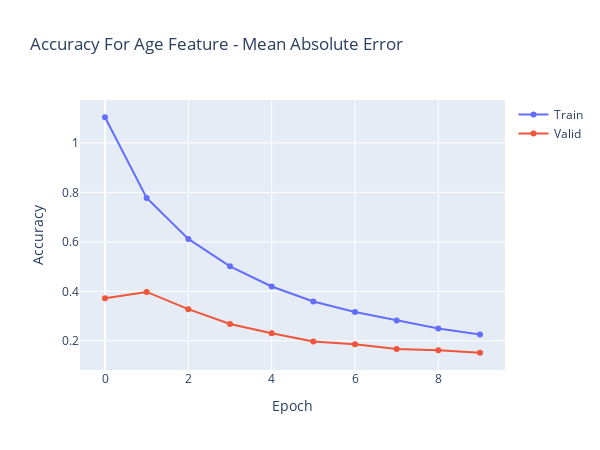

Notebook code cell kept with this figure:
### Code cell
plt.clf()
fig = go.Figure()
fig.add_trace(go.Scatter(
                    y=History.history['age_output_mae'],
                    name='Train'))

fig.add_trace(go.Scatter(
                    y=History.history['val_age_output_mae'],
                    name='Valid'))


fig.update_layout(height=450, 
                  width=600,
                  title='Accuracy For Age Feature - Mean Absolute Error',
                  xaxis_title='Epoch',
                  yaxis_title='Accuracy')

fig.write_html('acc_race.html', include_plotlyjs='cdn')

fig.show()

### Figure 1 — Plotly figure (JSON) as saved in the notebook; plotly's stock layout.template omitted (floating-point values rounded to 4 significant figures)
{"data": [{"name": "Train", "type": "scatter", "y": [1.104, 0.7774, 0.6121, 0.5011, 0.4197, 0.3587, 0.3169, 0.282, 0.2498, 0.2252]}, {"name": "Valid", "type": "scatter", "y": [0.3724, 0.3977, 0.3279, 0.2681, 0.2309, 0.1976, 0.1862, 0.1671, 0.162, 0.1518]}], "layout": {"height": 450, "title": {"text": "Accuracy For Age Feature - Mean Absolute Error"}, "width": 600, "xaxis": {"title": {"text": "Epoch"}}, "yaxis": {"title": {"text": "Accuracy"}}}}
